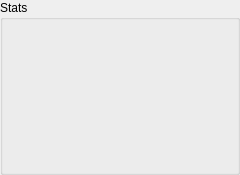
<?xml version="1.0" encoding="UTF-8"?>
<ui version="4.0">
 <class>statListDisplay</class>
 <widget class="QWidget" name="statListDisplay">
  <property name="geometry">
   <rect>
    <x>0</x>
    <y>0</y>
    <width>240</width>
    <height>175</height>
   </rect>
  </property>
  <property name="windowTitle">
   <string>Form</string>
  </property>
  <widget class="QGroupBox" name="groupBox">
   <property name="geometry">
    <rect>
     <x>0</x>
     <y>0</y>
     <width>240</width>
     <height>175</height>
    </rect>
   </property>
   <property name="title">
    <string>Stats</string>
   </property>
   <widget class="statDisplay" name="widget" native="true">
    <property name="geometry">
     <rect>
      <x>0</x>
      <y>20</y>
      <width>230</width>
      <height>30</height>
     </rect>
    </property>
   </widget>
   <widget class="statDisplay" name="widget_2" native="true">
    <property name="geometry">
     <rect>
      <x>0</x>
      <y>50</y>
      <width>230</width>
      <height>30</height>
     </rect>
    </property>
   </widget>
   <widget class="statDisplay" name="widget_3" native="true">
    <property name="geometry">
     <rect>
      <x>0</x>
      <y>80</y>
      <width>230</width>
      <height>30</height>
     </rect>
    </property>
   </widget>
   <widget class="statDisplay" name="widget_4" native="true">
    <property name="geometry">
     <rect>
      <x>0</x>
      <y>110</y>
      <width>230</width>
      <height>30</height>
     </rect>
    </property>
   </widget>
   <widget class="statDisplay" name="widget_5" native="true">
    <property name="geometry">
     <rect>
      <x>0</x>
      <y>140</y>
      <width>230</width>
      <height>30</height>
     </rect>
    </property>
   </widget>
  </widget>
 </widget>
 <customwidgets>
  <customwidget>
   <class>statDisplay</class>
   <extends>QWidget</extends>
   <header>widgets/statdisplay.h</header>
   <container>1</container>
  </customwidget>
 </customwidgets>
 <resources/>
 <connections/>
</ui>
